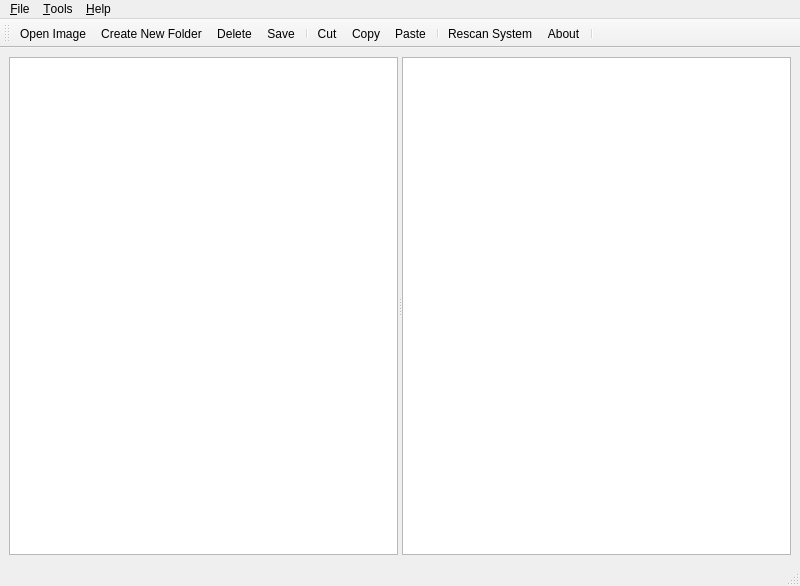
<?xml version="1.0" encoding="UTF-8"?>
<ui version="4.0">
 <class>Ext2Explore</class>
 <widget class="QMainWindow" name="Ext2Explore">
  <property name="geometry">
   <rect>
    <x>0</x>
    <y>0</y>
    <width>800</width>
    <height>586</height>
   </rect>
  </property>
  <property name="windowTitle">
   <string comment="Ext2explore to explore ext2/ext3 files from different platforms">Ext2explore</string>
  </property>
  <property name="windowIcon">
   <iconset resource="ext2explore.qrc">
    <normaloff>:/icons/resource/tux.png</normaloff>:/icons/resource/tux.png</iconset>
  </property>
  <widget class="QWidget" name="centralwidget">
   <layout class="QHBoxLayout" name="horizontalLayout">
    <item>
     <widget class="QSplitter" name="splitter">
      <property name="orientation">
       <enum>Qt::Horizontal</enum>
      </property>
      <widget class="QTreeView" name="tree">
       <property name="layoutDirection">
        <enum>Qt::LeftToRight</enum>
       </property>
      </widget>
      <widget class="QListView" name="list"/>
     </widget>
    </item>
   </layout>
  </widget>
  <widget class="QMenuBar" name="menubar">
   <property name="geometry">
    <rect>
     <x>0</x>
     <y>0</y>
     <width>800</width>
     <height>21</height>
    </rect>
   </property>
   <widget class="QMenu" name="menu_File">
    <property name="title">
     <string>&amp;File</string>
    </property>
    <addaction name="actionOpen_Image"/>
    <addaction name="separator"/>
    <addaction name="action_Rescan_System"/>
    <addaction name="separator"/>
    <addaction name="action_Exit"/>
   </widget>
   <widget class="QMenu" name="menu_Help">
    <property name="title">
     <string>&amp;Help</string>
    </property>
    <addaction name="action_About"/>
   </widget>
   <widget class="QMenu" name="menu_Tools">
    <property name="title">
     <string>&amp;Tools</string>
    </property>
    <addaction name="action_Create_File"/>
    <addaction name="actionCreate_Folder"/>
    <addaction name="separator"/>
    <addaction name="action_Save"/>
    <addaction name="separator"/>
    <addaction name="actionCut"/>
    <addaction name="actionCopy"/>
    <addaction name="actionPaste"/>
    <addaction name="separator"/>
    <addaction name="actionRename"/>
    <addaction name="actionDelete"/>
    <addaction name="separator"/>
    <addaction name="actionP_roperties"/>
   </widget>
   <addaction name="menu_File"/>
   <addaction name="menu_Tools"/>
   <addaction name="menu_Help"/>
  </widget>
  <widget class="QStatusBar" name="statusbar"/>
  <widget class="QToolBar" name="toolBar">
   <property name="orientation">
    <enum>Qt::Horizontal</enum>
   </property>
   <attribute name="toolBarArea">
    <enum>TopToolBarArea</enum>
   </attribute>
   <attribute name="toolBarBreak">
    <bool>false</bool>
   </attribute>
   <addaction name="actionOpen_Image"/>
   <addaction name="actionCreate_New_Folder"/>
   <addaction name="actionDelete"/>
   <addaction name="action_Save"/>
   <addaction name="separator"/>
   <addaction name="action_Cut"/>
   <addaction name="actionC_opy"/>
   <addaction name="action_Paste"/>
   <addaction name="separator"/>
   <addaction name="action_Rescan_System"/>
   <addaction name="action_About"/>
   <addaction name="separator"/>
  </widget>
  <action name="actionOpen_Image">
   <property name="icon">
    <iconset resource="ext2explore.qrc">
     <normaloff>:/icons/resource/filenew.png</normaloff>:/icons/resource/filenew.png</iconset>
   </property>
   <property name="text">
    <string>&amp;Open Image</string>
   </property>
  </action>
  <action name="actionCreate_New_Folder">
   <property name="icon">
    <iconset resource="ext2explore.qrc">
     <normaloff>:/icons/resource/foldernew.png</normaloff>:/icons/resource/foldernew.png</iconset>
   </property>
   <property name="text">
    <string>Create New &amp;Folder</string>
   </property>
  </action>
  <action name="action_Rescan_System">
   <property name="icon">
    <iconset resource="ext2explore.qrc">
     <normaloff>:/icons/resource/linuxconf.png</normaloff>:/icons/resource/linuxconf.png</iconset>
   </property>
   <property name="text">
    <string>&amp;Rescan System</string>
   </property>
  </action>
  <action name="action_Exit">
   <property name="icon">
    <iconset resource="ext2explore.qrc">
     <normaloff>:/icons/resource/exit.png</normaloff>:/icons/resource/exit.png</iconset>
   </property>
   <property name="text">
    <string>&amp;Exit</string>
   </property>
  </action>
  <action name="action_Cut">
   <property name="icon">
    <iconset resource="ext2explore.qrc">
     <normaloff>:/icons/resource/editcut.png</normaloff>:/icons/resource/editcut.png</iconset>
   </property>
   <property name="text">
    <string>&amp;Cut</string>
   </property>
  </action>
  <action name="actionC_opy">
   <property name="icon">
    <iconset resource="ext2explore.qrc">
     <normaloff>:/icons/resource/editcopy.png</normaloff>:/icons/resource/editcopy.png</iconset>
   </property>
   <property name="text">
    <string>C&amp;opy</string>
   </property>
  </action>
  <action name="action_Paste">
   <property name="icon">
    <iconset resource="ext2explore.qrc">
     <normaloff>:/icons/resource/editpaste.png</normaloff>:/icons/resource/editpaste.png</iconset>
   </property>
   <property name="text">
    <string>&amp;Paste</string>
   </property>
  </action>
  <action name="action_Create_File">
   <property name="icon">
    <iconset resource="ext2explore.qrc">
     <normaloff>:/icons/resource/filenew.png</normaloff>:/icons/resource/filenew.png</iconset>
   </property>
   <property name="text">
    <string>&amp;Create File</string>
   </property>
  </action>
  <action name="actionCreate_Folder">
   <property name="icon">
    <iconset resource="ext2explore.qrc">
     <normaloff>:/icons/resource/foldernew.png</normaloff>:/icons/resource/foldernew.png</iconset>
   </property>
   <property name="text">
    <string>Create &amp;Folder</string>
   </property>
  </action>
  <action name="action_Save">
   <property name="icon">
    <iconset resource="ext2explore.qrc">
     <normaloff>:/icons/resource/filesave.png</normaloff>:/icons/resource/filesave.png</iconset>
   </property>
   <property name="text">
    <string>&amp;Save</string>
   </property>
  </action>
  <action name="actionCut">
   <property name="icon">
    <iconset resource="ext2explore.qrc">
     <normaloff>:/icons/resource/editcut.png</normaloff>:/icons/resource/editcut.png</iconset>
   </property>
   <property name="text">
    <string>Cut</string>
   </property>
  </action>
  <action name="actionCopy">
   <property name="icon">
    <iconset resource="ext2explore.qrc">
     <normaloff>:/icons/resource/editcopy.png</normaloff>:/icons/resource/editcopy.png</iconset>
   </property>
   <property name="text">
    <string>Copy</string>
   </property>
  </action>
  <action name="actionPaste">
   <property name="icon">
    <iconset resource="ext2explore.qrc">
     <normaloff>:/icons/resource/editpaste.png</normaloff>:/icons/resource/editpaste.png</iconset>
   </property>
   <property name="text">
    <string>Paste</string>
   </property>
  </action>
  <action name="actionRename">
   <property name="icon">
    <iconset resource="ext2explore.qrc">
     <normaloff>:/icons/resource/rename.png</normaloff>:/icons/resource/rename.png</iconset>
   </property>
   <property name="text">
    <string>Rename</string>
   </property>
  </action>
  <action name="actionDelete">
   <property name="icon">
    <iconset resource="ext2explore.qrc">
     <normaloff>:/icons/resource/delete.png</normaloff>:/icons/resource/delete.png</iconset>
   </property>
   <property name="text">
    <string>Delete</string>
   </property>
   <property name="toolTip">
    <string>Delete the File or Directory</string>
   </property>
  </action>
  <action name="actionP_roperties">
   <property name="icon">
    <iconset resource="ext2explore.qrc">
     <normaloff>:/icons/resource/properties.png</normaloff>:/icons/resource/properties.png</iconset>
   </property>
   <property name="text">
    <string>P&amp;roperties</string>
   </property>
  </action>
  <action name="action_About">
   <property name="icon">
    <iconset resource="ext2explore.qrc">
     <normaloff>:/icons/resource/tux.png</normaloff>:/icons/resource/tux.png</iconset>
   </property>
   <property name="text">
    <string>&amp;About</string>
   </property>
  </action>
 </widget>
 <resources>
  <include location="ext2explore.qrc"/>
 </resources>
 <connections>
  <connection>
   <sender>action_Exit</sender>
   <signal>triggered()</signal>
   <receiver>Ext2Explore</receiver>
   <slot>close()</slot>
   <hints>
    <hint type="sourcelabel">
     <x>-1</x>
     <y>-1</y>
    </hint>
    <hint type="destinationlabel">
     <x>399</x>
     <y>292</y>
    </hint>
   </hints>
  </connection>
 </connections>
</ui>
